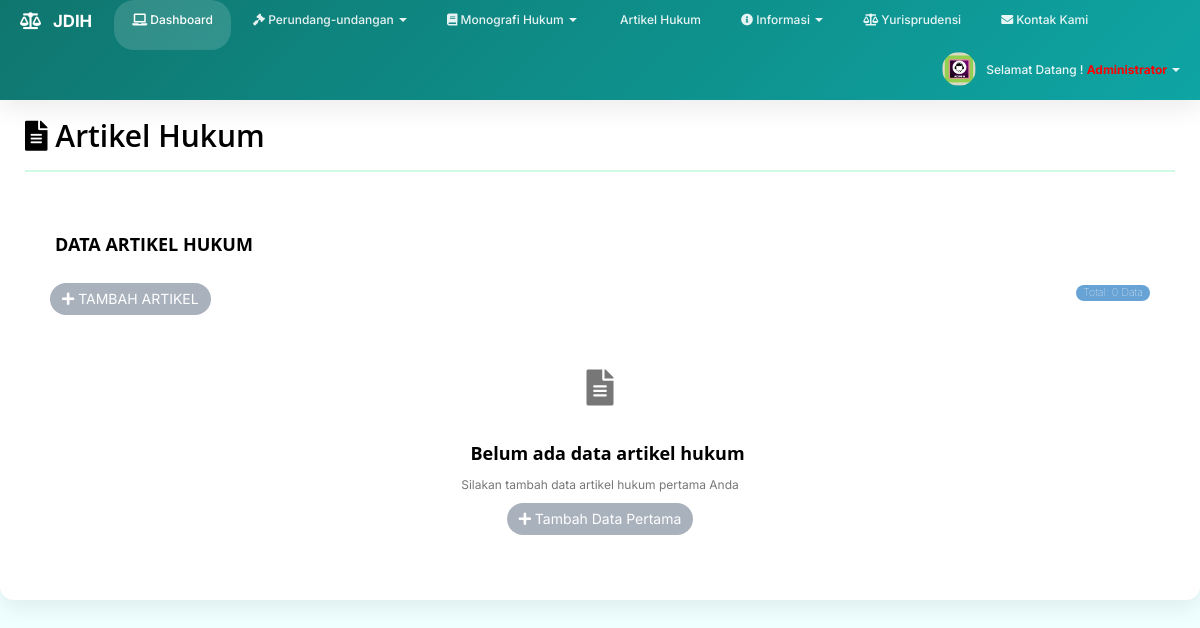
The app's page /panel_control/index.php?page=artikel_hukum (signed in), older data.
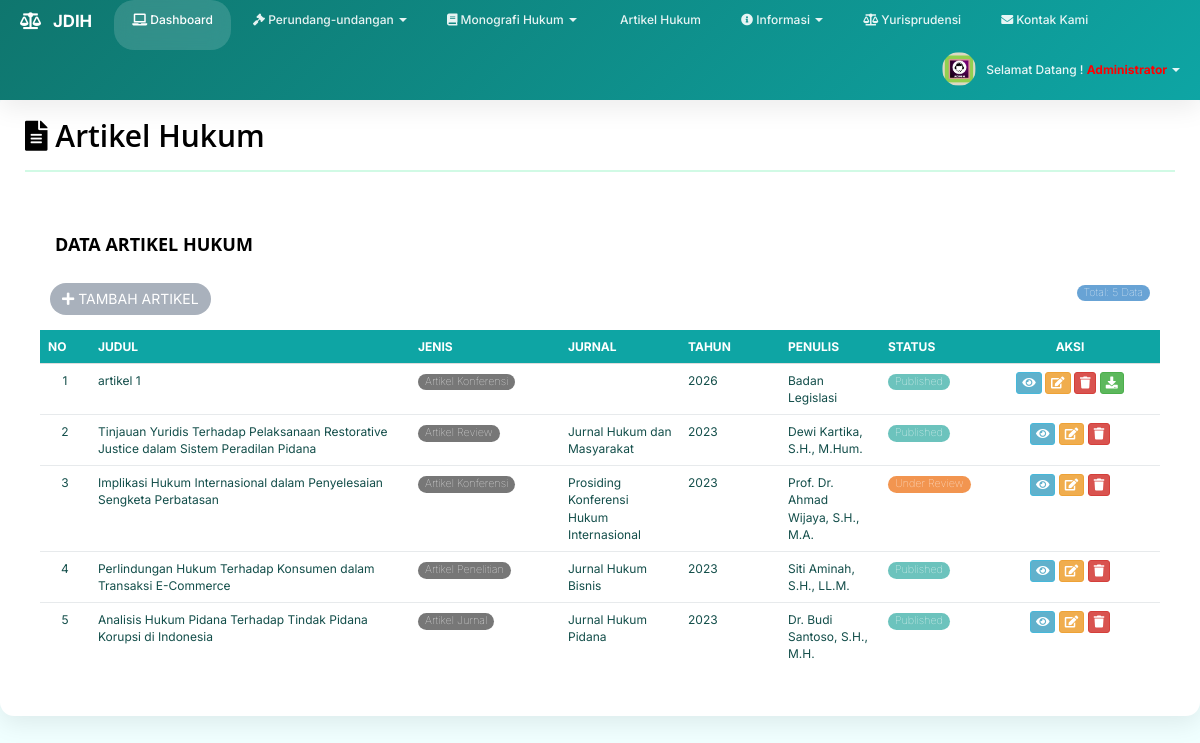
The same page, newer data.
### tables this page shows
CREATE TABLE `artikel_hukum` (
  `id_artikel` int(11) NOT NULL,
  `judul` varchar(500) NOT NULL,
  `jenis_artikel` enum('Artikel Jurnal','Artikel Konferensi','Artikel Review','Artikel Penelitian','Artikel Populer','Kertas Kerja') NOT NULL,
  `tanggal_terbit` date NOT NULL,
  `tahun_terbit` year(4) NOT NULL,
  `penulis` varchar(200) NOT NULL,
  `jurnal` varchar(200) DEFAULT NULL,
  `issn` varchar(50) DEFAULT NULL,
  `volume` varchar(20) DEFAULT NULL,
  `issue` varchar(20) DEFAULT NULL,
  `halaman` varchar(50) DEFAULT NULL,
  `bidang_hukum` varchar(100) DEFAULT NULL,
  `keywords` text DEFAULT NULL,
  `abstrak` text NOT NULL,
  `status` enum('Published','Unpublished','Draft','Under Review') DEFAULT 'Draft',
  `bahasa` enum('Indonesia','Inggris','Arab','Lainnya') DEFAULT 'Indonesia',
  `file_pdf` varchar(500) DEFAULT NULL,
  `thumbnail` varchar(500) DEFAULT NULL,
  `id_user` varchar(50) DEFAULT NULL,
  `created_at` datetime DEFAULT current_timestamp(),
  `updated_at` datetime DEFAULT NULL ON UPDATE current_timestamp()
);

### panel_control/artikel-hukum.php (the view, shortened to what this page needs)
<?php
$aksi = isset($_GET['aksi']) ? $_GET['aksi'] : '';
if ($aksi == '') {
?>
<!DOCTYPE html>
<html>
<head>
    <link rel="stylesheet" href="https://cdnjs.cloudflare.com/ajax/libs/font-awesome/5.15.4/css/all.min.css">
</head>
<body>
    <div class="container-fluid">
        <h4>DATA ARTIKEL HUKUM</h4>
        <div class="panel-heading clearfix">
            <a href="?page=artikel_hukum&aksi=tambah" class="btn btn-primary">
                <i class="fas fa-plus"></i> TAMBAH ARTIKEL
            </a>
            <span class="pull-right">
                <?php
                $count = mysqli_query($GLOBALS["___mysqli_ston"], "SELECT COUNT(*) as total FROM artikel_hukum");
                $total = mysqli_fetch_array($count);
                ?>
                <span class="badge badge-info">Total: <?php echo $total['total']; ?> Data</span>
            </span>
        </div>
        <div>
            <?php if ($total['total'] > 0): ?>
            <div style="overflow-x: auto;">
                <table class="table">
                    <thead>
                        <tr>
                            <th width="50">NO</th>
                            <th>JUDUL</th>
                            <th width="150">JENIS</th>
                            <th width="120">JURNAL</th>
                            <th width="100">TAHUN</th>
                            <th width="100">PENULIS</th>
                            <th width="100">STATUS</th>
                            <th width="180" class="text-center">AKSI</th>
                        </tr>
                    </thead>
                    <tbody>
                        <?php
                        $query = mysqli_query($GLOBALS["___mysqli_ston"], "SELECT * FROM artikel_hukum ORDER BY id_artikel DESC");
                        $no = 1;
                        while ($data = mysqli_fetch_array($query)) {
                        ?>
                        <tr>
                            <td class="text-center"><?php echo $no++; ?></td>
                            <td><?php echo htmlspecialchars($data['judul']); ?></td>
                            <td>
                                <span class="badge badge-primary"><?php echo $data['jenis_artikel']; ?></span>
                            </td>
                            <td><?php echo htmlspecialchars($data['jurnal']); ?></td>
                            <td><?php echo $data['tahun_terbit']; ?></td>
                            <td><?php echo htmlspecialchars($data['penulis']); ?></td>
                            <td>
                                <?php
                                $badge_class = 'badge-warning';
                                if ($data['status'] == 'Published') $badge_class = 'badge-success';
                                ?>
                                <span class="badge <?php echo $badge_class; ?>">
                                    <?php echo $data['status']; ?>
                                </span>
                            </td>
                            <td class="text-center">
                                <a href="?page=artikel_hukum&aksi=detail&id=<?php echo $data['id_artikel']; ?>"
                                   class="btn btn-info btn-xs" title="Detail">
                                    <i class="fas fa-eye"></i>
                                </a>
                                <a href="?page=artikel_hukum&aksi=edit&id=<?php echo $data['id_artikel']; ?>"
                                   class="btn btn-warning btn-xs" title="Edit">
                                    <i class="fas fa-edit"></i>
                                </a>
                                <a href="?page=artikel_hukum&aksi=hapus&id=<?php echo $data['id_artikel']; ?>"
                                   class="btn btn-danger btn-xs"
                                   onclick="return confirm('Yakin hapus data ini?')" title="Hapus">
                                    <i class="fas fa-trash"></i>
                                </a>
                                <?php if (!empty($data['file_pdf'])): ?>
                                <a href="<?php echo $data['file_pdf']; ?>" target="_blank"
                                   class="btn btn-success btn-xs" title="Download PDF">
                                    <i class="fas fa-download"></i>
                                </a>
                                <?php endif; ?>
                            </td>
                        </tr>
                        <?php } ?>
                    </tbody>
                </table>
            </div>
            <?php else: ?>
            <div class="text-center" style="padding: 40px;">
                <i class="fas fa-file-alt fa-3x text-muted mb-3"></i>
                <h4 class="text-muted">Belum ada data artikel hukum</h4>
                <p class="text-muted">Silakan tambah data artikel hukum pertama Anda</p>
                <a href="?page=artikel_hukum&aksi=tambah" class="btn btn-primary mt-3">
                    <i class="fas fa-plus"></i> Tambah Data Pertama
                </a>
            </div>
            <?php endif; ?>
        </div>
    </div>
</body>
</html>
<?php
}
elseif ($aksi != '') {
    echo "<script>alert('Aksi tidak dikenali!'); window.location='?page=artikel_hukum';</script>";
}
?>

### panel_control/index.php (shortened to what this page needs)
<?php
    if ($_SESSION['login']==''){
        include "login.php";
    }else{
        include "content.php";
    }
?>

### panel_control/content.php (shortened to what this page needs)
<!DOCTYPE html>
<html lang="id">
<head>
    <link href="css/bootstrap.css" rel="stylesheet" />
    <link href="css/bootstrap-overrides.css" type="text/css" rel="stylesheet" />
    <link rel="stylesheet" type="text/css" href="css/theme/default.css" />
    <link rel="stylesheet" type="text/css" href="css/font-awesome.css" />
    <link rel="stylesheet" type="text/css" href="css/elements/dataTables.bootstrap.css" />
    <link rel="stylesheet" type="text/css" href="css/elements/tables.css" />
    <link rel="stylesheet" type="text/css" href="css/elements/form.css" />
    <link rel="stylesheet" href="https://cdnjs.cloudflare.com/ajax/libs/font-awesome/5.15.4/css/all.min.css">
</head>
<body>
    <nav class="navbar navbar-inverse navbar-fixed-top">
        <div class="container-fluid">
            <div class="navbar-header">
                <a class="navbar-brand" href="index.php">
                    <i class="fa fa-balance-scale"></i> JDIH
                </a>
            </div>
            <?php include "header.php"; ?>
        </div>
    </nav>
    <div class="content">
        <div id="pad-wrapper">
            <?php
            $page = isset($_GET['page']) ? $_GET['page'] : '';
            $pageTitles = [
                'kepdprd' => 'Keputusan DPRD',
                'kepsekdprd' => 'Keputusan Sekretaris DPRD',
                'informasi' => 'Informasi',
                'tambahprokum' => 'Tambah Produk Hukum',
                'user' => 'Manajemen User',
                'account' => 'Pengaturan Akun',
                'ruang' => 'Manajemen Ruangan',
                'notulen' => 'Notulen Rapat',
                'monografi' => 'Monografi',
                'kajian-raperda' => 'Kajian Raperda',
                'naskah-akademik' => 'Naskah Akademik',
                'dokumen-langka' => 'Dokumen Langka',
                'risalah' => 'Risalah Rapat',
                'hasil-fasilitasi-raperda' => 'Hasil Fasilitasi Raperda',
                'perdprd' => 'Peraturan DPRD',
                'perda' => 'Peraturan Daerah',
                'english-legal' => 'English Legal Drafting',
                'pokok-pikiran-dprd' => 'Pokok Pikiran DPRD',
                'keppemimpin' => 'Keputusan Pimpinan DPRD',
                'himpunan-peraturan' => 'Himpunan Peraturan',
                'penulisan-karya-ilmiah' => 'Penulisan Karya Ilmiah',
                'hasil-harmonisasi' => 'Hasil Harmonisasi Raperda',
                'hasil-fasilitasi' => 'Hasil Fasilitasi Raperda',
                'artikel_hukum' => 'Artikel Hukum',
                'kegiatan-jdih' => 'Kegiatan JDIH',
                'penghargaan' => 'Penghargaan',
                'buku' => 'Buku Perpustakaan',
                'yurisprudensi' => 'Yurisprudensi',
                'galeri' => 'Galeri Foto',
                'grafis' => 'Infografis & Videografis',
                'kontak-kami' => 'Kontak Kami',
            ];
            $currentTitle = isset($pageTitles[$page]) ? $pageTitles[$page] : 'Dashboard';
            $icon = $page ? 'file-text' : 'dashboard';
            echo '<h2 class="page-title"><i class="fa fa-'.$icon.'"></i> '.$currentTitle.'</h2>';
            switch($page) {
                case 'artikel_hukum';
                    include "artikel-hukum.php";
                    break;
            }
            ?>
        </div>
    </div>
</body>
</html>

### panel_control/header.php (shortened to what this page needs)
<div class="collapse navbar-collapse" id="main-navbar">
    <ul class="nav navbar-nav">
        <li class="active">
            <a href="index.php">
                <i class="fa fa-laptop"></i>
                <span>Dashboard</span>
            </a>
        </li>
        <li class="dropdown">
            <a href="#" class="dropdown-toggle" data-toggle="dropdown">
                <i class="fa fa-gavel"></i>
                <span>Perundang-undangan</span>
                <b class="caret"></b>
            </a>
        </li>
        <li class="dropdown">
            <a href="#" class="dropdown-toggle" data-toggle="dropdown">
                <i class="fa fa-book"></i>
                <span>Monografi Hukum</span>
                <b class="caret"></b>
            </a>
        </li>
        <li>
            <a href="index.php?page=artikel_hukum">
                <span>Artikel Hukum</span>
            </a>
        </li>
        <li class="dropdown">
            <a href="#" class="dropdown-toggle" data-toggle="dropdown">
                <i class="fa fa-info-circle"></i>
                <span>Informasi</span>
                <b class="caret"></b>
            </a>
        </li>
        <li>
            <a href="index.php?page=yurisprudensi">
                <i class="fa fa-balance-scale"></i>
                <span>Yurisprudensi</span>
            </a>
        </li>
        <li>
            <a href="index.php?page=kontak-kami">
                <i class="fa fa-envelope"></i>
                <span>Kontak Kami</span>
            </a>
        </li>
    </ul>
    <ul class="nav navbar-nav navbar-right">
        <li class="dropdown">
            <a href="#" class="dropdown-toggle" data-toggle="dropdown">
                <img class="img-circle" src="images/admin.png" alt="avatar" width="30" height="30">
                Selamat Datang !
                <b style='color:red'>
                    <?php
                    echo isset($_SESSION['name_lengkap']) ? htmlspecialchars($_SESSION['name_lengkap']) : 'User';
                    ?>
                </b>
                <b class="caret"></b>
            </a>
        </li>
    </ul>
</div>

### panel_control/css/theme/default.css (style rules this page uses)
body { font-family: 'Open Sans', sans-serif; background-color: #252d3a; position: relative; margin: 0px; font-size: 12px; padding: 0px; }
a { color: #43aea8; text-decoration: none; }
h1, h2, h3, h4, h5 { margin: 0; line-height: inherit; color: #29323d; }
.navbar-nav>li>a img { float: left; width: 34px; height: 34px; margin-top: 2px; margin-right: 10px; overflow: hidden; -webkit-border-radius: 50%; -moz-border-radius: 50%; border-radius: 50%; margin-top: -8px; cursor: pointer; }
.nav>li>a>img { max-width: none; }
.img-circle { border-radius: 50%; }
#pad-wrapper { padding: 0px 20px; margin-top: 55px; }
#pad-wrapper h4 { color: #F0FFFF; margin: 35px 0 10px 15px !important; }
.content { background-color: #F0FFFF; background-image: url('bg.jpg'); background-size: cover; min-width: 400px; min-height: 800px; margin-bottom: 0px; padding-bottom: 50px; overflow: hidden; position: relative; margin-left: 177px; -webkit-transition: margin-left .3s ease; -moz-transition: margin-left .3s ease; -o-transition: margin-left .3s ease; -ms-transition: margin-left .3s ease; transition: margin-left .3s ease; }

### panel_control/css/elements/tables.css (style rules this page uses)
.table > thead > tr > th { border-bottom: 1px solid #DDDDDD; vertical-align: bottom; }
.table > thead > tr > th, .table > tbody > tr > th, .table > tfoot > tr > th, .table > thead > tr > td, .table > tbody > tr > td, .table > tfoot > tr > td { border-top: 1px solid #E7EAEC; line-height: 1.42857; padding: 8px; vertical-align: top; }

### panel_control/css/elements/form.css (style rules this page uses)
.btn-info { color: #fff; background-color: #60b1cc; font-weight: normal!important; }

### panel_control/content.php (style rules this page uses)
:root { --c:#0ea5a4; --d:#0f766e; --bg:#f0fdfa; --w:#fff; --t:#134e4a; --b:#d1fae5; --r:14px; --s:0 8px 24px rgba(0,0,0,.08); }
* { font-family:Inter,sans-serif }
body { background:var(--bg);color:var(--t);padding-top:70px }
.navbar { background: linear-gradient(135deg, var(--d) 0%, var(--c) 100%)!important; box-shadow: var(--s); border: none; }
.navbar-brand { color: var(--w)!important; font-weight: 700; font-size: 1.4em; }
.navbar-brand i { margin-right: 8px; }
.navbar-nav>li>a { color: rgba(255,255,255,0.9)!important; border-radius: 20px; margin: 0 2px; padding: 10px 18px!important; transition: all 0.3s; }
.navbar-nav>li>a:hover, .navbar-nav>li>a:focus, .navbar-nav>.active>a, .navbar-nav>.active>a:hover, .navbar-nav>.active>a:focus, .navbar-nav>.open>a, .navbar-nav>.open>a:hover, .navbar-nav>.open>a:focus { background: rgba(255,255,255,0.15)!important; color: #fff!important; backdrop-filter: blur(10px); }
#pad-wrapper { background:var(--w);border-radius:var(--r);padding:30px;box-shadow:var(--s) }
.page-title { color:var(--d);font-weight:600;border-bottom:2px solid var(--b);padding-bottom:12px }
.table thead { background:var(--c);color:#fff }
.btn-primary { background:var(--c);border:none;border-radius:20px }
.content, .wrapper, .main-content { margin-left:0!important; padding-left:0!important; }
body, .content, #pad-wrapper { background-image:none!important; }

Row changes from the older to the newer data that the page shows:
added artikel_hukum: judul "artikel 1", jenis_artikel "Artikel Konferensi", tahun_terbit "2026", penulis "Badan Legislasi", status "Published"
added artikel_hukum: judul "Tinjauan Yuridis Terhadap Pelaksanaan Restorative Justice dalam Sistem Peradilan Pidana", jenis_artikel "Artikel Review", jurnal "Jurnal Hukum dan Masyarakat", tahun_terbit "2023", penulis "Dewi Kartika, S.H., M.Hum.", status "Published"
added artikel_hukum: judul "Implikasi Hukum Internasional dalam Penyelesaian Sengketa Perbatasan", jenis_artikel "Artikel Konferensi", jurnal "Prosiding Konferensi Hukum Internasional", tahun_terbit "2023", penulis "Prof. Dr. Ahmad Wijaya, S.H., M.A.", status "Under Review"
added artikel_hukum: judul "Perlindungan Hukum Terhadap Konsumen dalam Transaksi E-Commerce", jenis_artikel "Artikel Penelitian", jurnal "Jurnal Hukum Bisnis", tahun_terbit "2023", penulis "Siti Aminah, S.H., LL.M.", status "Published"
added artikel_hukum: judul "Analisis Hukum Pidana Terhadap Tindak Pidana Korupsi di Indonesia", jenis_artikel "Artikel Jurnal", jurnal "Jurnal Hukum Pidana", tahun_terbit "2023", penulis "Dr. Budi Santoso, S.H., M.H.", status "Published"
Text that changed along with them:
$total['total']: "0" → "5"
text no longer shown: "Belum ada data artikel hukum Silakan tambah data artikel hukum pertama Anda Tambah Data Pertama"
text now shown: "NO JUDUL JENIS JURNAL TAHUN PENULIS STATUS AKSI"
